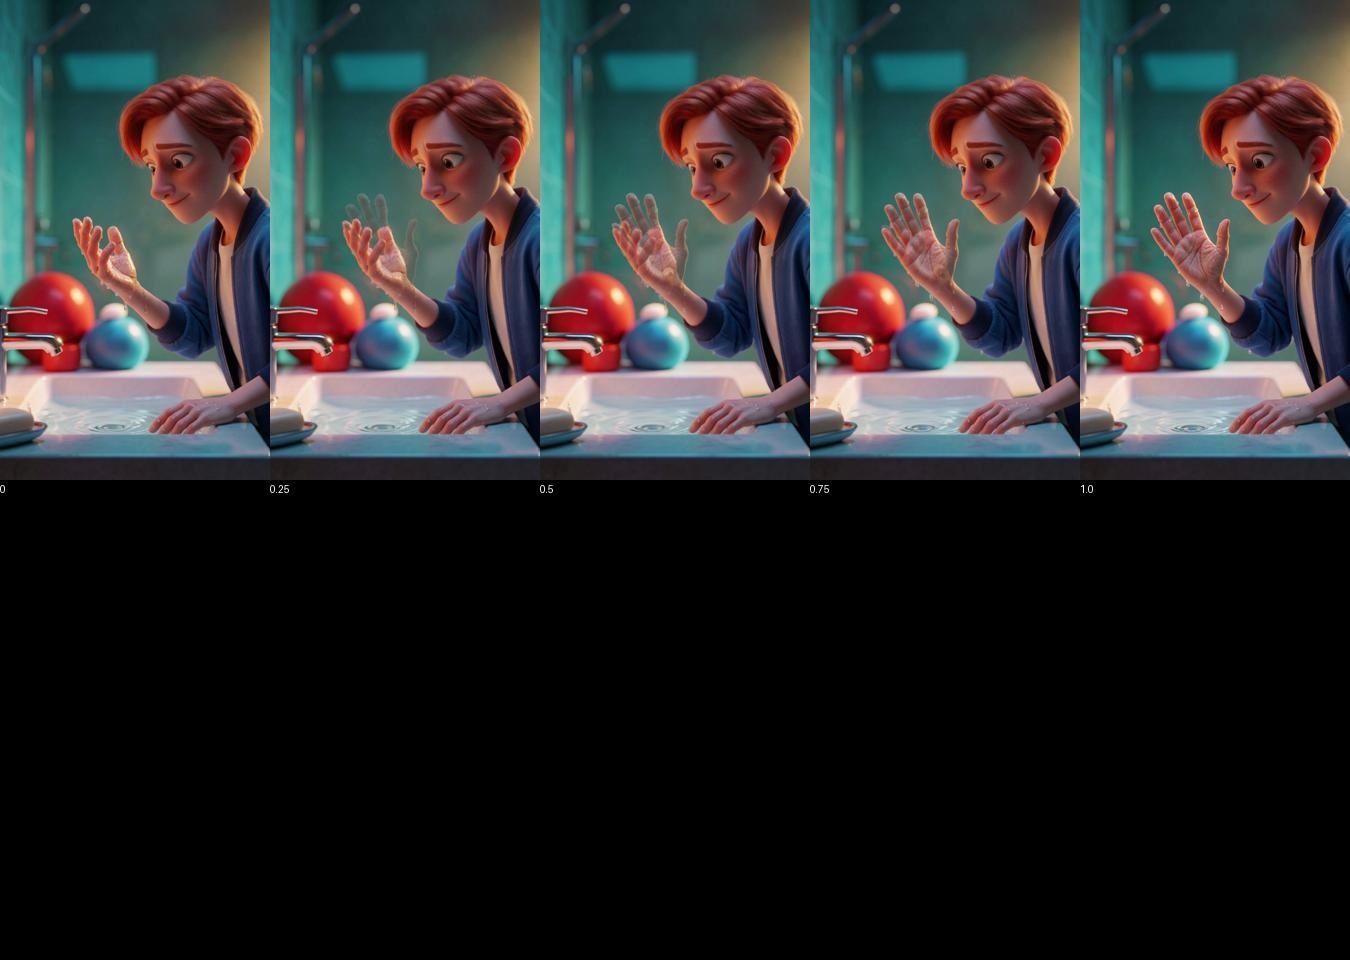

This figure's Python source:
import cv2,numpy as np
from PIL import Image,ImageDraw
p='/home/user/outputs/fcy-fingers/assets/'
a=cv2.resize(cv2.imread(p+'sink_start.png'),(540,960));b=cv2.resize(cv2.imread(p+'sink.png'),(540,960));g=lambda im:cv2.cvtColor(im,cv2.COLOR_BGR2GRAY)
dis=cv2.DISOpticalFlow_create(cv2.DISOPTICAL_FLOW_PRESET_MEDIUM);flow=dis.calc(g(a),g(b),None);back=dis.calc(g(b),g(a),None)
y,x=np.mgrid[:960,:540].astype('float32');sheet=Image.new('RGB',(1350,960));d=ImageDraw.Draw(sheet)
for i,u in enumerate([0,.25,.5,.75,1.]):
 aa=cv2.remap(a,x-u*flow[:,:,0],y-u*flow[:,:,1],cv2.INTER_LINEAR,borderMode=cv2.BORDER_REFLECT);bb=cv2.remap(b,x-(1-u)*back[:,:,0],y-(1-u)*back[:,:,1],cv2.INTER_LINEAR,borderMode=cv2.BORDER_REFLECT);c=cv2.addWeighted(aa,1-u,bb,u,0);z=Image.fromarray(cv2.cvtColor(c,cv2.COLOR_BGR2RGB)).resize((270,480));sheet.paste(z,(i*270,0));d.text((i*270,483),str(u),fill='white')
np.savez_compressed('/home/user/outputs/fcy-fingers/flow.npz',forward=flow,backward=back);sheet.save('/home/user/outputs/fcy-fingers/morph_probe.jpg')
